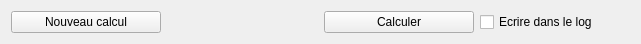
   <widget class="QWidget" name="layoutWidget">
    <property name="geometry">
     <rect>
      <x>10</x>
      <y>560</y>
      <width>641</width>
      <height>31</height>
     </rect>
    </property>
    <layout class="QGridLayout" name="gridLayout_5">
     <item row="0" column="0">
      <widget class="QPushButton" name="pushButtonReinitCalc">
       <property name="text">
        <string>Nouveau calcul</string>
       </property>
      </widget>
     </item>
     <item row="0" column="1">
      <widget class="QLabel" name="labelElapsedTime">
       <property name="text">
        <string/>
       </property>
      </widget>
     </item>
     <item row="0" column="3">
      <widget class="QCheckBox" name="checkBoxVerbose">
       <property name="toolTip">
        <string>&lt;html&gt;&lt;head/&gt;&lt;body&gt;&lt;p&gt;Si activé, les opérations de chargement de données et les requêtes de calcul d'indicateurs exécutées seront tracées dans le fichier &amp;quot;log.txt&amp;quot; du plugin.Utiliser pour le debugage ou pour récupérer les requêtes et les transformer en script si nécessaire. &lt;/p&gt;&lt;/body&gt;&lt;/html&gt;</string>
       </property>
       <property name="text">
        <string>Ecrire dans le log</string>
       </property>
      </widget>
     </item>
     <item row="0" column="2">
      <widget class="QPushButton" name="pushButtonIndicCalculate">
       <property name="text">
        <string>Calculer</string>
       </property>
      </widget>
     </item>
    </layout>
   </widget>
